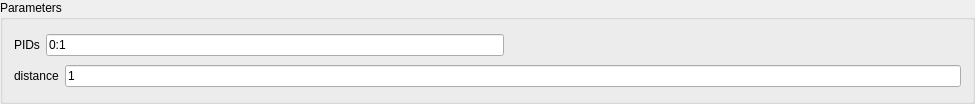
<?xml version="1.0" encoding="UTF-8"?>
<ui version="4.0">
 <class>FaceStitchWidget</class>
 <widget class="QWidget" name="FaceStitchWidget">
  <property name="geometry">
   <rect>
    <x>0</x>
    <y>0</y>
    <width>975</width>
    <height>104</height>
   </rect>
  </property>
  <property name="windowTitle">
   <string>FaceStitchWidget</string>
  </property>
  <layout class="QVBoxLayout" name="verticalLayout">
   <property name="spacing">
    <number>0</number>
   </property>
   <property name="leftMargin">
    <number>0</number>
   </property>
   <property name="topMargin">
    <number>0</number>
   </property>
   <property name="rightMargin">
    <number>0</number>
   </property>
   <property name="bottomMargin">
    <number>0</number>
   </property>
   <item>
    <widget class="QGroupBox" name="groupBox">
     <property name="title">
      <string>Parameters</string>
     </property>
     <layout class="QVBoxLayout" name="verticalLayout_2">
      <item>
       <layout class="QHBoxLayout" name="horizontalLayout">
        <item>
         <widget class="QLabel" name="label_2">
          <property name="text">
           <string>PIDs</string>
          </property>
         </widget>
        </item>
        <item>
         <widget class="QLineEdit" name="lineEdit_PIDs">
          <property name="text">
           <string>0:1</string>
          </property>
         </widget>
        </item>
        <item>
         <spacer name="horizontalSpacer">
          <property name="orientation">
           <enum>Qt::Horizontal</enum>
          </property>
          <property name="sizeHint" stdset="0">
           <size>
            <width>37</width>
            <height>17</height>
           </size>
          </property>
         </spacer>
        </item>
       </layout>
      </item>
      <item>
       <layout class="QGridLayout" name="gridLayout_2">
        <item row="0" column="1">
         <widget class="QLineEdit" name="lineEdit_x2">
          <property name="text">
           <string>1</string>
          </property>
         </widget>
        </item>
        <item row="0" column="0">
         <widget class="QLabel" name="label_13">
          <property name="text">
           <string>distance</string>
          </property>
         </widget>
        </item>
       </layout>
      </item>
     </layout>
    </widget>
   </item>
  </layout>
 </widget>
 <layoutdefault spacing="6" margin="11"/>
 <resources/>
 <connections/>
</ui>
